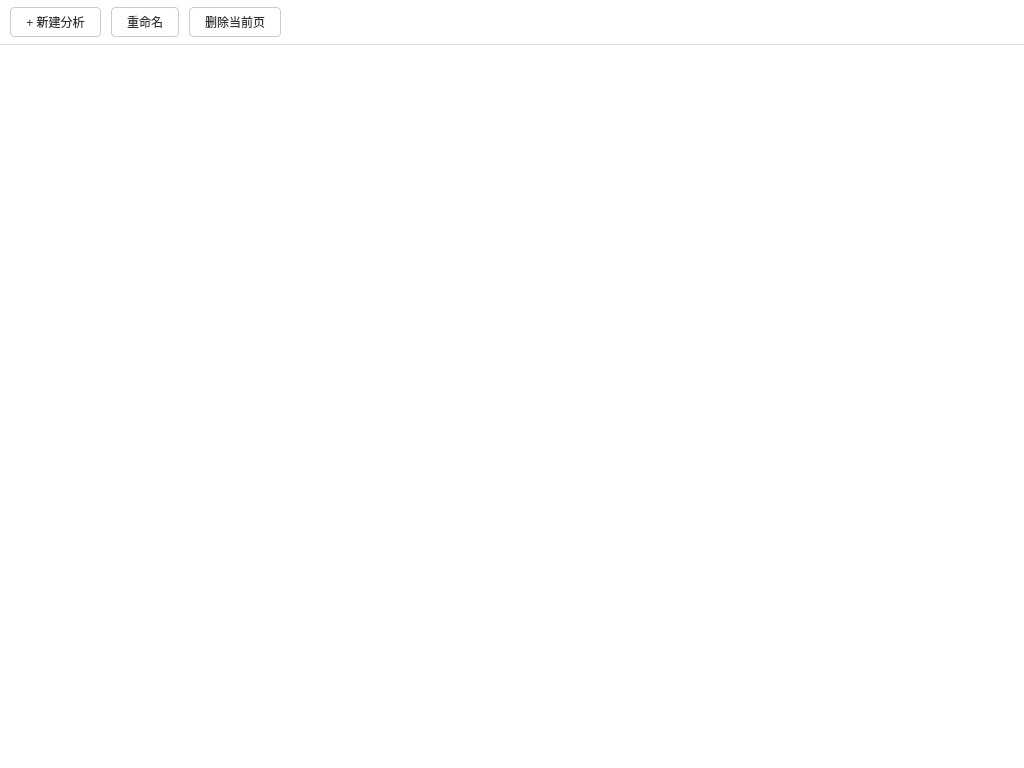
<?xml version="1.0" encoding="UTF-8"?>
<ui version="4.0">
 <class>multidatafittingpage</class>
 <widget class="QWidget" name="multidatafittingpage">
  <property name="geometry">
   <rect>
    <x>0</x>
    <y>0</y>
    <width>1024</width>
    <height>768</height>
   </rect>
  </property>
  <property name="windowTitle">
   <string>多数据拟合多标签管理</string>
  </property>
  <property name="styleSheet">
   <string notr="true">/* 全局设置：通过ID选择器限定背景色仅作用于主界面，防止污染子弹窗 */
#multidatafittingpage {
    background-color: #ffffff;
}

QWidget {
    color: #333333;
    font-family: &quot;Microsoft YaHei&quot;, &quot;Segoe UI&quot;, sans-serif;
    font-size: 9pt;
}

/* 顶部工具栏：纯白背景，底部细灰线 */
QFrame#frameToolbar {
    background-color: #ffffff;
    border: none;
    border-bottom: 1px solid #e0e0e0;
}

/* 按钮样式优化 */
QPushButton {
    background-color: #ffffff;
    border: 1px solid #cccccc;
    border-radius: 4px;
    padding: 5px 15px;
    color: #333333;
}
QPushButton:hover {
    background-color: #f5f5f5;
    border-color: #0078d7;
    color: #0078d7;
}
QPushButton:pressed {
    background-color: #e0e0e0;
}

/* Tab控件整体背景设为白色，消除灰色死角 */
QTabWidget {
    background-color: #ffffff;
}

/* Tab页签容器背景设为白色 */
QTabWidget::pane {
    border: none;
    background: #ffffff;
}

/* Tab条背景设为白色 (解决标题右侧不是白色的问题) */
QTabBar {
    background: #ffffff;
}

/* 具体Tab页签样式 */
QTabBar::tab {
    background: #f9f9f9;
    border: 1px solid #e0e0e0;
    border-bottom: none;
    padding: 6px 15px;
    margin-right: 2px;
    border-top-left-radius: 4px;
    border-top-right-radius: 4px;
    color: #666666;
    min-width: 80px;
}
QTabBar::tab:selected {
    background: #ffffff;
    color: #0078d7;
    border-bottom: 2px solid #0078d7;
    font-weight: bold;
}
QTabBar::tab:hover {
    background: #ffffff;
}
</string>
  </property>
  <layout class="QVBoxLayout" name="verticalLayout">
   <property name="spacing">
    <number>0</number>
   </property>
   <property name="leftMargin">
    <number>0</number>
   </property>
   <property name="topMargin">
    <number>0</number>
   </property>
   <property name="rightMargin">
    <number>0</number>
   </property>
   <property name="bottomMargin">
    <number>0</number>
   </property>
   <item>
    <widget class="QFrame" name="frameToolbar">
     <property name="minimumSize">
      <size>
       <width>0</width>
       <height>45</height>
      </size>
     </property>
     <property name="frameShape">
      <enum>QFrame::StyledPanel</enum>
     </property>
     <property name="frameShadow">
      <enum>QFrame::Raised</enum>
     </property>
     <layout class="QHBoxLayout" name="horizontalLayout">
      <property name="spacing">
       <number>10</number>
      </property>
      <property name="leftMargin">
       <number>10</number>
      </property>
      <property name="topMargin">
       <number>5</number>
      </property>
      <property name="rightMargin">
       <number>10</number>
      </property>
      <property name="bottomMargin">
       <number>5</number>
      </property>
      <item>
       <widget class="QPushButton" name="btnNew">
        <property name="text">
         <string>+ 新建分析</string>
        </property>
       </widget>
      </item>
      <item>
       <widget class="QPushButton" name="btnRename">
        <property name="text">
         <string>重命名</string>
        </property>
       </widget>
      </item>
      <item>
       <widget class="QPushButton" name="btnDelete">
        <property name="text">
         <string>删除当前页</string>
        </property>
       </widget>
      </item>
      <item>
       <spacer name="horizontalSpacer">
        <property name="orientation">
         <enum>Qt::Horizontal</enum>
        </property>
        <property name="sizeHint" stdset="0">
         <size>
          <width>40</width>
          <height>20</height>
         </size>
        </property>
       </spacer>
      </item>
     </layout>
    </widget>
   </item>
   <item>
    <widget class="QTabWidget" name="tabWidget">
     <property name="currentIndex">
      <number>-1</number>
     </property>
    </widget>
   </item>
  </layout>
 </widget>
 <resources/>
 <connections/>
</ui>
